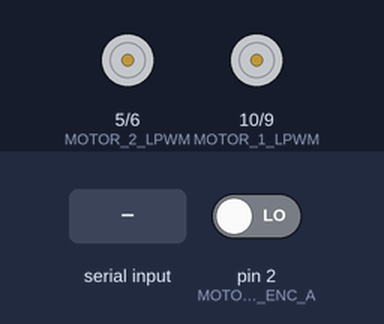
Simulated run of this sketch. Board: Arduino Uno, built with avr-gcc and run on an emulated ATmega328P. Shown: motor-driver pin pairs drawn as motors (green arrow = first pin HIGH = forward, orange = second pin HIGH = backward, longer = more drive). The inputs (shaded band) are chosen by the test bench; at power-on: pin 2 (MOTOR_1_ENC_A) LOW.

Above: at 1.2 s.
1.3 s: "90,45\n" received over Serial
At 2.5 s:
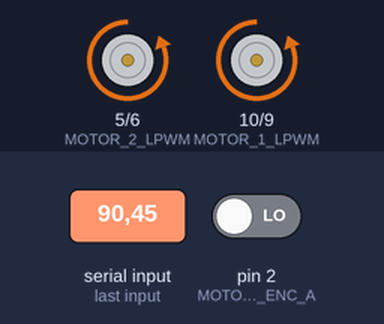
2.8 s: "5\n" received over Serial
At 3.8 s:
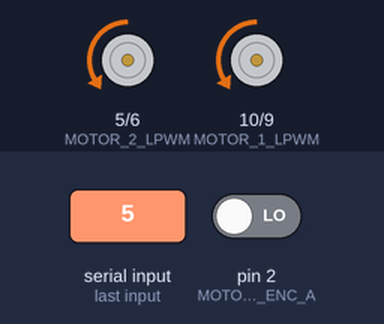
4.3 s: "30,150\n" received over Serial
At 5.0 s:
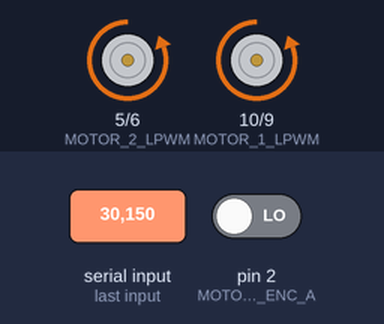
Timing chart, 0 to 7.3 s (numbered marks = the images above; inputs shaded):
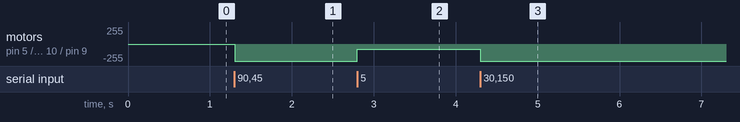

Measured:
- after the input at 1.3 s, motor on pin 5 (MOTOR_2_LPWM) / pin 6 (MOTOR_2_RPWM), motor on pin 10 (MOTOR_1_LPWM) / pin 9 (MOTOR_1_RPWM): stopped → backward 255/255 at once
- after the input at 2.8 s, motor on pin 5 (MOTOR_2_LPWM) / pin 6 (MOTOR_2_RPWM), motor on pin 10 (MOTOR_1_LPWM) / pin 9 (MOTOR_1_RPWM): backward 255/255 → backward 75/255 at once
- after the input at 4.3 s, motor on pin 5 (MOTOR_2_LPWM) / pin 6 (MOTOR_2_RPWM), motor on pin 10 (MOTOR_1_LPWM) / pin 9 (MOTOR_1_RPWM): backward 75/255 → backward 255/255 at once

The sketch:

arduino_code.ino
```cpp
#include <MsTimer2.h>

#define MOTOR_1_RPWM    9
#define MOTOR_1_LPWM    10
#define MOTOR_1_ENC_A   2
#define MOTOR_1_ENC_B   7

#define MOTOR_2_RPWM    6
#define MOTOR_2_LPWM    5
#define MOTOR_2_ENC_A   3
#define MOTOR_2_ENC_B   8

float P = 13;
float Ti = 0.13;
float Ts = 0.01;

float w = 0;
volatile int count_m1 = 0;
volatile int count = 0;
volatile int count_m1_last = 0;
volatile int cpp_m1 = 0;
volatile int e0 = 0;
volatile float u0 = 0;
volatile float u1 = 0;
volatile int e1 = 0;
volatile bool Flag = false;
//float d0 = 12.8968;
//float d1 = -12.5;

void setup() {
  // put your setup code here, to run once:
  pinMode(MOTOR_1_RPWM, OUTPUT);
  pinMode(MOTOR_1_LPWM, OUTPUT);
  pinMode(MOTOR_2_RPWM, OUTPUT);
  pinMode(MOTOR_2_LPWM, OUTPUT);

  Serial.setTimeout(1000000);
  Serial.begin(115200);

  MsTimer2::set(10, tim1); // 10ms period
  MsTimer2::start();

  attachInterrupt(digitalPinToInterrupt(MOTOR_1_ENC_A), encoder_m1, CHANGE);

  analogWrite(MOTOR_1_LPWM, 0);
  analogWrite(MOTOR_2_LPWM, 0);
}

void loop() {
  while (!Flag) {}
  Flag = false;
  w = Serial.parseFloat();
  if (w != 0)
  {
    e0 = w - cpp_m1;
    u0 = u1 +  (P + (Ts / Ti)) * e0 + (-P) * e1;
    e1 = e0;
    u1 = u0;
    motor((int) u0);
  }
  else
  {
    motor(0); //regulation shutdown (angle out of range +-45°)
  }
}

void tim1() {
  cpp_m1 = count_m1 - count_m1_last;
  count_m1_last = count_m1;
  Flag = true;
}

void encoder_m1() {
  if (digitalRead(MOTOR_1_ENC_A) == HIGH) {
    if (digitalRead(MOTOR_1_ENC_B) == HIGH)
      count--;
    else
      count++;
  }
  else
  {
    if (digitalRead(MOTOR_1_ENC_B) == HIGH)
      count++;
    else
      count--;
  }
}

void motor(int duty) {
  if (duty < 256 && duty > -256) {
    if (duty > 0)
    {
      analogWrite(MOTOR_1_RPWM, duty);
      analogWrite(MOTOR_1_LPWM, 0);
      analogWrite(MOTOR_2_RPWM, duty);
      analogWrite(MOTOR_2_LPWM, 0);
    } else {
      duty = duty * (-1);
      analogWrite(MOTOR_1_RPWM, 0);
      analogWrite(MOTOR_1_LPWM, duty);
      analogWrite(MOTOR_2_RPWM, 0);
      analogWrite(MOTOR_2_LPWM, duty);
    }
  } else if (duty >= 256) {
    duty = 255;
    analogWrite(MOTOR_1_RPWM, duty);
    analogWrite(MOTOR_1_LPWM, 0);
    analogWrite(MOTOR_2_RPWM, duty);
    analogWrite(MOTOR_2_LPWM, 0);
  } else if (duty <= -256) {
    duty = 255;
    analogWrite(MOTOR_1_RPWM, 0);
    analogWrite(MOTOR_1_LPWM, duty);
    analogWrite(MOTOR_2_RPWM, 0);
    analogWrite(MOTOR_2_LPWM, duty);
  }
}
```
